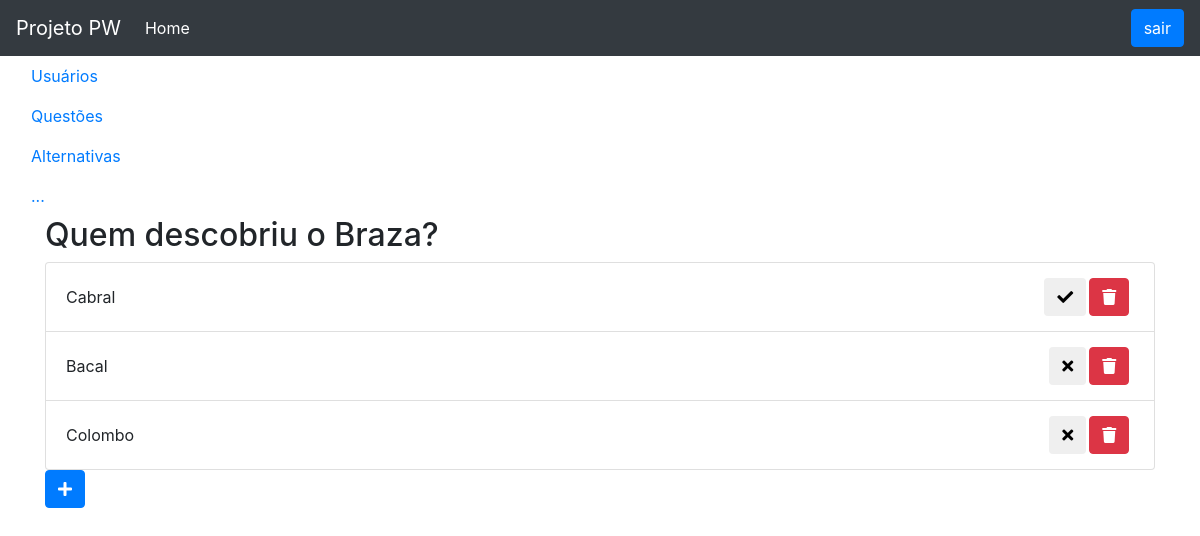
Page /alternativas?questao=3 (signed in) on the committed database.
### tables this page shows
CREATE TABLE `questoes` (
  `idQuestao` int(11) NOT NULL,
  `enunciado` varchar(200) NOT NULL,
  `tipo` varchar(200) NOT NULL
);

CREATE TABLE `alternativas` (
  `idAlternativa` int(11) NOT NULL,
  `idQuestao` int(11) NOT NULL,
  `texto` varchar(200) NOT NULL,
  `correta` tinyint(4) NOT NULL
);

### QuestoesDAO.php (called while the page is built, shortened)
<?php
class QuestoesDAO{
	public $id;
	private $con;
	function __construct(){
		$this->con = mysqli_connect(DB_SERVER, DB_USER, DB_PASS, DB_NAME);
	}
	public function buscarPorId(){
		$sql = "SELECT * FROM questoes WHERE idQuestao=$this->id";
		$rs = $this->con->query($sql);
		if ($linha = $rs->fetch_object()){
			$this->enunciado = $linha->enunciado;
		}
	}
}
?>

### AlternativasDAO.php (called while the page is built, shortened)
<?php
class AlternativasDAO{
	public $idQuestao;
	private $con;
	function __construct(){
		$this->con = mysqli_connect(DB_SERVER, DB_USER, DB_PASS, DB_NAME);
	}
	public function buscar(){
		$sql = "SELECT * FROM alternativas WHERE idQuestao=$this->idQuestao";
		$rs = $this->con->query($sql);
		$lista = array();
		while ($linha = $rs->fetch_object()){
			$lista[] = $linha;
		}
		return $lista;
	}
}
?>

### alternativas.php (the view, shortened to what this page needs)
<?php
include "AlternativasDAO.php";
include "QuestoesDAO.php";
$idQuestao = $_GET["questao"];
$alternativas = new AlternativasDAO();
$alternativas->idQuestao = $idQuestao;
$lista = $alternativas->buscar();
$questoes = new QuestoesDAO();
$questoes->id = $idQuestao;
$questoes->buscarPorId();
include "cabecalho.php";
include "menu.php";
?>
<div class="container">
	<h2><?= $questoes->enunciado ?></h2>
	<ul class="list-group lista-alternativas">
		<?php foreach ($lista as $alternativa) : ?>
			<li class="list-group-item d-flex justify-content-between align-items-center">
				<?= $alternativa->texto ?>
				<span class="badge">
					<button class="btn btn-correta"><i class="fas fa-<?= ($alternativa->correta)?'check':'times'?>"></i></button>
					<a href="AlternativasController.php?acao=apagar&id=<?= $alternativa->idAlternativa?>&idQuestao=<?= $idQuestao?>" class="btn btn-danger"><i class="fas fa-trash text-white"></i></a>
				</span>
			</li>
		<?php endforeach ?>
	</ul>
	<button class="btn btn-primary" data-toggle="modal" data-target="#modalnovo"><i class="fas fa-plus"></i></button>
</div>

### cabecalho.php (shortened to what this page needs)
<!DOCTYPE html>
<html>
<head>
	<link rel="stylesheet" href="https://stackpath.bootstrapcdn.com/bootstrap/4.1.3/css/bootstrap.min.css">
	<link rel="stylesheet" type="text/css" href="css/all.min.css">
</head>
<body>
	<nav class="navbar navbar-expand-lg navbar-dark bg-dark">
		<a class="navbar-brand" href="#">Projeto PW</a>
		<div class="collapse navbar-collapse" id="conteudoNavbarSuportado">
			<ul class="navbar-nav mr-auto">
				<li class="nav-item active">
					<a class="nav-link" href="#">Home <span class="sr-only">(página atual)</span></a>
				</li>
			</ul>
			<div class="my-2 my-lg-0">
				<a class="btn btn-primary" href="UsuariosController.php?acao=logout" role="button">sair</a>
			</div>
		</div>
	</nav>

### menu.php
<?php $url = $_SERVER["PATH_INFO"] ?>
	<div class="container-fluid">
		<div class="row">
			<div class="col-2">
				<ul class="nav flex-column nav-pills vertical">
					<li class="nav-item">
						<a class="nav-link <?= ($url=='/usuarios')?'active':'' ?>" href="/usuarios">Usuários</a>
					</li>
					<li class="nav-item">
						<a class="nav-link <?= ($url=='/questoes')?'active':'' ?>" href="/questoes">Questões</a>
					</li>
					<li class="nav-item">
						<a class="nav-link <?= ($url=='/alternativas')?'active':'' ?>" href="\alternativas">Alternativas</a>
					</li>
					<li class="nav-item">
						<a class="nav-link" href="#">...</a>
					</li>
				</ul>
			</div>

### rows in the picture
questoes: enunciado "Quem descobriu o Braza?"
alternativas: texto "Cabral", correta 1 (drawn)
alternativas: texto "Bacal", correta 0 (drawn)
alternativas: texto "Colombo", correta 0 (drawn)
